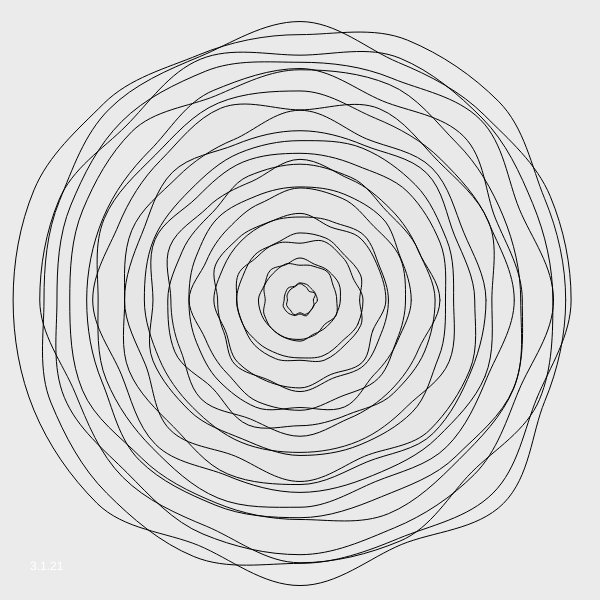
Frame 1 (no input)
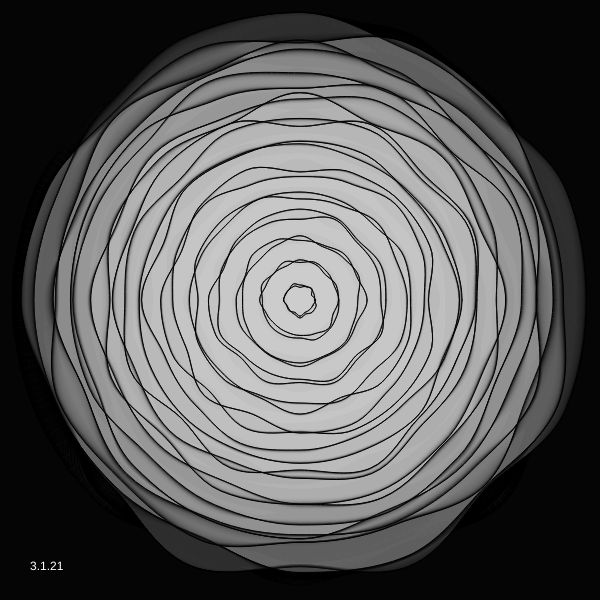
Frame 60 (no input)
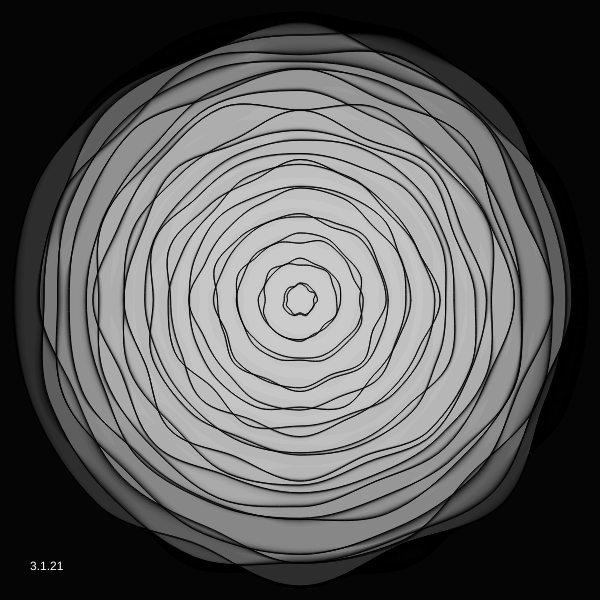
Frame 120 (the mouse pressed at the canvas centre since frame 60)

The p5.js sketch that drew these frames (run headless with seeded random() and noise() and a simulated clock; from frame 60 on, the mouse is pressed at the canvas centre):

// p5.js sketch
// ── sketch.js
var blobs, nBlobs = 12, theta = 0, autoPlay = true;

function Blob(radius, nSegments, magnitude, color) {
  this.radius = radius;
  this.magnitude = magnitude;
  this.color = color;
  this.center = {
    x: width / 2,
    y: height / 2
  };
  
  this.segments = new Array(nSegments);
  for (var i = nSegments; i--; ) {
    this.segments[i] = random(PI * 2);
  }
  
  this.innerSegments = new Array(nSegments);
  for (var i = nSegments; i--; ) {
    this.innerSegments[i] = random(PI * 2);
  }
}

Blob.prototype.render = function(offset) {
  stroke(0)
  fill(255, 5);

  var n = this.segments.length;
  beginShape();
  for (var i = n; i--; ) {
    var r = this.radius + sin(offset + this.segments[i]) * this.magnitude,
        pr = this.radius + sin(offset + this.segments[(i+1)%n]) * this.magnitude,
        c = (4/3) * tan(PI/(2*n)) * r,
        pc = (4/3) * tan(PI/(2*n)) * pr,
      t = PI * 2 / n * i,
        pt = PI * 2 / n * (i + 1),
        x = cos(t) * r,
        y = -sin(t) * r,
        px = cos(pt) * pr,
        py = -sin(pt) * pr,
        cx1 = px + cos(pt - PI/2) * pc,
        cy1 = py - sin(pt - PI/2) * pc,
        cx2 = x + cos(t + PI/2) * c,
        cy2 = y - sin(t + PI/2) * c;

    if (i === n - 1) vertex(px, py);
    bezierVertex(cx1, cy1, cx2, cy2, x, y);
  }
  endShape();
  
  fill(200, 10);
  beginShape();
  var innerRadius = this.radius - this.magnitude * 0.75;
  for (var i = 0; i < n; i++) {
    var pi = i == 0 ? n - 1 : i - 1,
      r = innerRadius + sin(offset + this.innerSegments[i]) * this.magnitude,
        pr = innerRadius + sin(offset + this.innerSegments[pi]) * this.magnitude,
        c = (4/3) * tan(PI/(2*n)) * r,
        pc = (4/3) * tan(PI/(2*n)) * pr,
      t = PI * 2 / n * i,
        pt = PI * 2 / n * (pi),
        x = cos(t) * r,
        y = -sin(t) * r,
        px = cos(pt) * pr,
        py = -sin(pt) * pr,
        cx1 = px + cos(pt + PI/2) * pc,
        cy1 = py - sin(pt + PI/2) * pc,
        cx2 = x + cos(t - PI/2) * c,
        cy2 = y - sin(t - PI/2) * c;

    if (i === 0) vertex(px, py);
    bezierVertex(cx1, cy1, cx2, cy2, x, y);
  }
  endShape();
}

function setup() {

  w = 600;
    var canvas;
    if(windowWidth>=600 && windowHeight >=600){
      canvas = createCanvas(600, 600);
    }
    else{
      canvas = createCanvas(windowWidth, windowHeight - 100);
    }

    var x = (windowWidth - width) / 2;
    var y = (windowHeight - height) / 2;

  canvas.position(x, y);
  blobs = new Array(nBlobs);

  var maxR = max(width, height) / 2;
  for (var i = blobs.length; i--; ) {
    var r = map(i, 0, blobs.length, 16, maxR),
        m = map(i, 0, blobs.length, 2, maxR / (2*nBlobs));
    blobs[i] = new Blob(r, 16, m, color[i%(10)]);
  }
}

function draw() {
  background(0, 20);
  fill(255)
  text("3.1.21", 30, height-30)
  translate(width / 2, height / 2);
  
  if (autoPlay) {
    theta += PI * 2 / 120;
  }
  
  for (var i = blobs.length; i--; ) {
    blobs[i].render(theta);
  }
}
